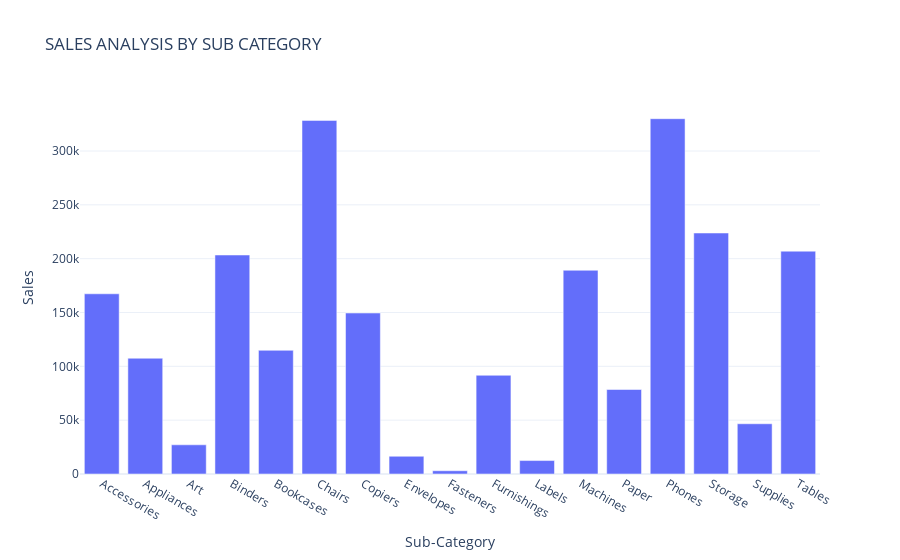

The notebook cell saved with this chart:
### Code cell
fig = px.bar(Sales_by_subcategory,x= 'Sub-Category',y='Sales',title='SALES ANALYSIS BY SUB CATEGORY')
fig.show()

### Figure 1 — Plotly figure (JSON) as saved in the notebook; plotly's stock layout.template omitted (floating-point values rounded to 4 significant figures)
{"data": [{"alignmentgroup": "True", "hovertemplate": "Sub-Category=%{x}<br>Sales=%{y}<extra></extra>", "legendgroup": "", "marker": {"color": "#636efa", "pattern": {"shape": ""}}, "name": "", "offsetgroup": "", "orientation": "v", "showlegend": false, "textposition": "auto", "type": "bar", "x": ["Accessories", "Appliances", "Art", "Binders", "Bookcases", "Chairs", "Copiers", "Envelopes", "Fasteners", "Furnishings", "Labels", "Machines", "Paper", "Phones", "Storage", "Supplies", "Tables"], "xaxis": "x", "y": [167400.0, 107500.0, 27120.0, 203400.0, 114900.0, 328400.0, 149500.0, 16480.0, 3024.0, 91710.0, 12490.0, 189200.0, 78480.0, 330000.0, 223800.0, 46670.0, 207000.0], "yaxis": "y"}], "layout": {"autosize": true, "barmode": "relative", "legend": {"tracegroupgap": 0}, "title": {"text": "SALES ANALYSIS BY SUB CATEGORY"}, "xaxis": {"anchor": "y", "autorange": true, "domain": [0, 1], "range": [-0.5, 16.5], "title": {"text": "Sub-Category"}, "type": "category"}, "yaxis": {"anchor": "x", "autorange": true, "domain": [0, 1], "range": [0, 347400.0], "title": {"text": "Sales"}, "type": "linear"}}}
